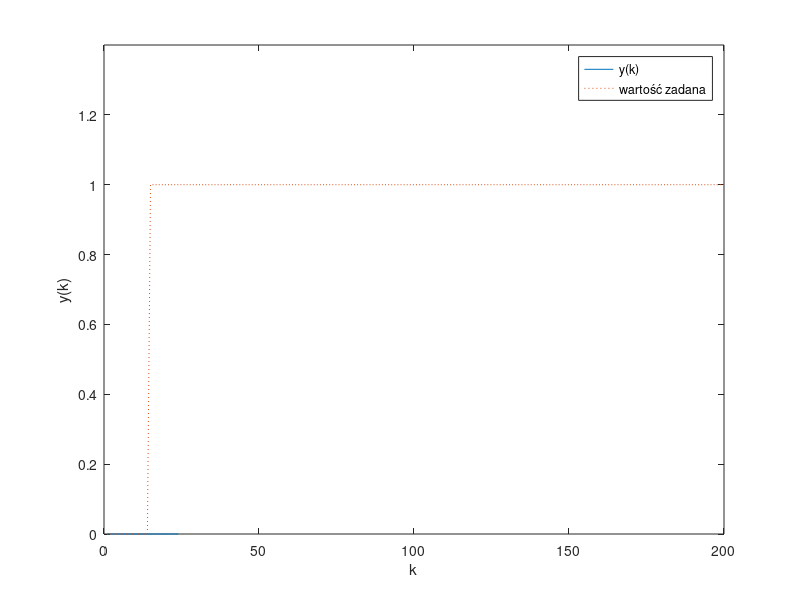

This chart was generated by the following MATLAB code:
T = 0.5;
Kr = 0.3402;
Ti = 0;
Td = 0;

r2 = (Kr*Td)/T;
r1 = Kr*(T/(2*Ti) - 2*(Td/T) - 1);
r0 = Kr*(1 + T/(2*Ti) + Td/T);

kk = 200;

u = zeros(kk, 1);
y = zeros(kk, 1);
e = zeros(kk, 1);
y_zad = zeros(kk, 1);
y_zad(15:kk) = 1; 


for k = 13:kk
    y(k) = 1.66473*y(k-1) - 0.68628*y(k-2) + 0.03894*u(k-11) + 0.0343*u(k-12);
    e(k) = y_zad(k) - y(k);
    u(k) = r2*e(k-2) + r1*e(k-1) + r0*e(k) + u(k-1);
end
figure(2)

stairs(y);
hold on
plot(y_zad, ':')
%stairs(u)
hold off
xlabel('k')
ylabel('y(k)')
xlim([0 kk])
ylim([0 1.4])
legend('y(k)', 'wartość zadana')
print('STP_projekt2_zad4_pid_1','-dpng','-r400')